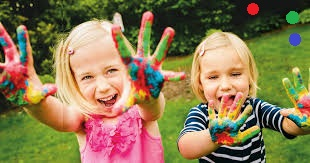
#> input picture clase3-4/pycientifico/src/codigoInicio/img/ninos.jpg, 310 x 163 px
$ python 2_descomponer_imagen_canales.py
#> lines starting #> are read from the running program, lines starting #| are printed output that depends on the picture
import cv2
import numpy as np
import matplotlib.pyplot as plt

# Cargar la imagen en color
imagen = cv2.imread('../img/ninos.jpg')
#> imagen is the input picture: shape (163, 310, 3); mean B, G, R 82.1, 121.2, 138

# Ver la imagen en su forma original
cv2.imshow('Imagen Original', imagen)

# Descomponer la imagen en canales R, G, B
canal_b, canal_g, canal_r = cv2.split(imagen)
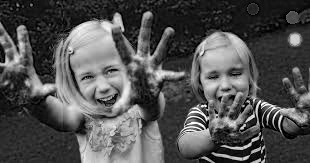
#> canal_b: shape (163, 310); min 0, max 255, mean 82.1
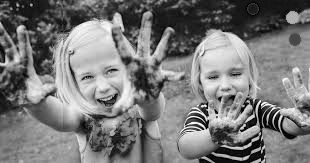
#> canal_g: shape (163, 310); min 0, max 255, mean 121.2
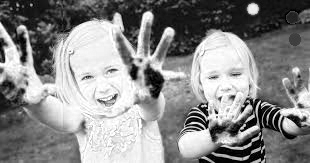
#> canal_r: shape (163, 310); min 0, max 255, mean 138

# Mostrar los canales R, G, B por separado
cv2.imshow('Canal Rojo', canal_r)
cv2.imshow('Canal Verde', canal_g)
cv2.imshow('Canal Azul', canal_b)

# Esperar hasta que se presione una tecla y luego cerrar todas las ventanas
cv2.waitKey(0)
#cv2.destroyAllWindows()

# También puedes mostrar los canales usando matplotlib para una visualización más conveniente
plt.figure(figsize=(10, 5))

# Mostrar la imagen original
plt.subplot(2, 2, 1)
plt.imshow(cv2.cvtColor(imagen, cv2.COLOR_BGR2RGB))
plt.title('Imagen Original')
plt.axis('off')

# Mostrar los canales R, G, B
plt.subplot(2, 2, 2)
plt.imshow(canal_r, cmap='Reds')
plt.title('Canal Rojo')
plt.axis('off')

plt.subplot(2, 2, 3)
plt.imshow(canal_g, cmap='Greens')
plt.title('Canal Verde')
plt.axis('off')

plt.subplot(2, 2, 4)
plt.imshow(canal_b, cmap='Blues')
plt.title('Canal Azul')
plt.axis('off')

plt.tight_layout()
plt.show()
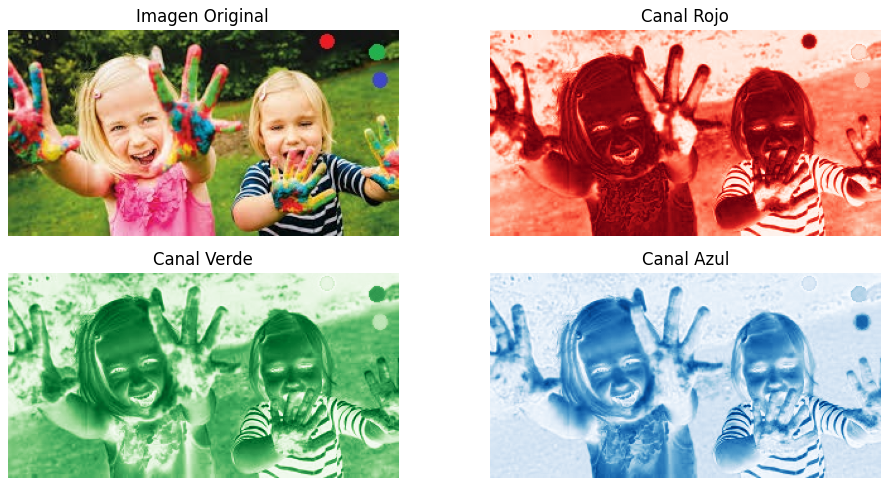
#> figure drawn by matplotlib, 4 panels


cv2.imshow('canal_b', canal_b)
cv2.imshow('canal_g', canal_g)
cv2.imshow('canal_r', canal_r)


imagen_color = cv2.merge((canal_b, canal_g, canal_r))
cv2.imshow('image merge', imagen_color)


cv2.waitKey(0)

$ run again, with clase3-4/pycientifico/src/codigoInicio/img/flowers.jpeg copied over clase3-4/pycientifico/src/codigoInicio/img/ninos.jpg
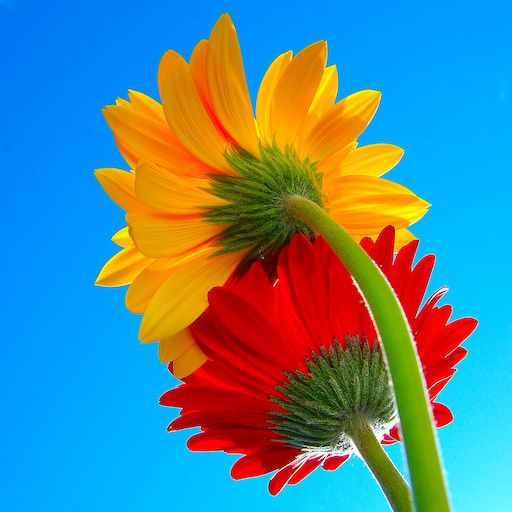
#> input picture clase3-4/pycientifico/src/codigoInicio/img/flowers.jpeg, 512 x 512 px
#> imagen is the input picture: shape (512, 512, 3); mean B, G, R 145.1, 134.9, 86.6
#> `canal_b, canal_g, canal_r = cv2.split(imagen)`:
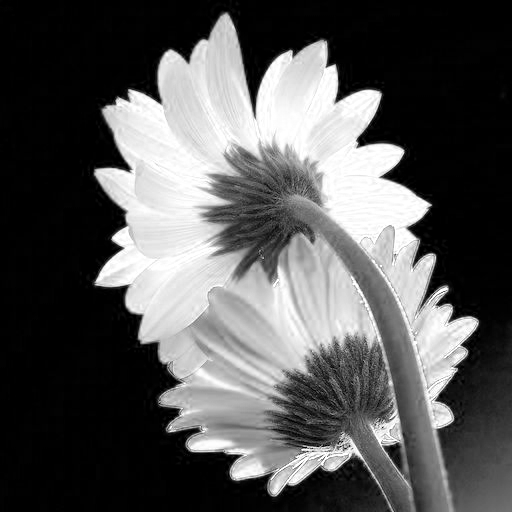
#> canal_r: shape (512, 512); min 0, max 255, mean 86.6
#> `plt.show()`:
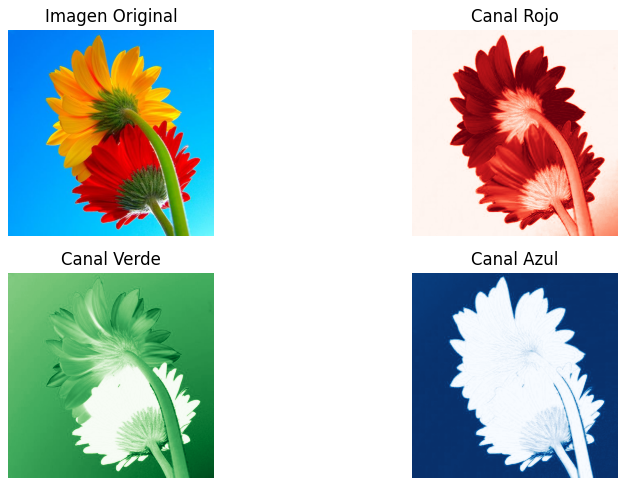
#> figure drawn by matplotlib, 4 panels
